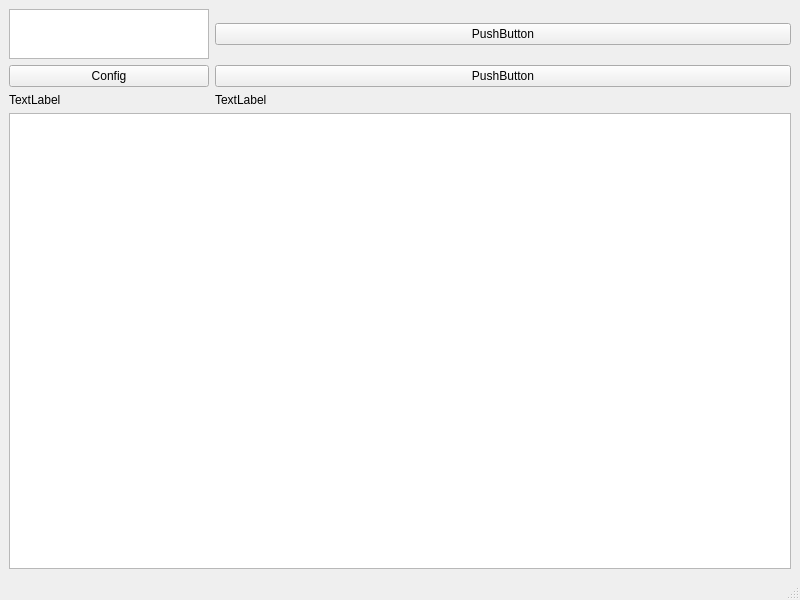
<?xml version="1.0" encoding="UTF-8"?>
<ui version="4.0">
 <class>MainWindow</class>
 <widget class="QMainWindow" name="MainWindow">
  <property name="geometry">
   <rect>
    <x>0</x>
    <y>0</y>
    <width>800</width>
    <height>600</height>
   </rect>
  </property>
  <property name="windowTitle">
   <string>MainWindow</string>
  </property>
  <widget class="QWidget" name="centralwidget">
   <layout class="QGridLayout" name="gridLayout_2">
    <item row="0" column="0">
     <layout class="QGridLayout" name="gridLayout">
      <item row="2" column="1">
       <widget class="QLabel" name="label_2">
        <property name="text">
         <string>TextLabel</string>
        </property>
       </widget>
      </item>
      <item row="0" column="1">
       <widget class="QPushButton" name="pushButton">
        <property name="text">
         <string>PushButton</string>
        </property>
       </widget>
      </item>
      <item row="3" column="0" colspan="2">
       <widget class="QListView" name="listView"/>
      </item>
      <item row="2" column="0">
       <widget class="QLabel" name="label">
        <property name="text">
         <string>TextLabel</string>
        </property>
       </widget>
      </item>
      <item row="0" column="0">
       <widget class="QTextEdit" name="textEdit">
        <property name="sizePolicy">
         <sizepolicy hsizetype="Fixed" vsizetype="Fixed">
          <horstretch>0</horstretch>
          <verstretch>0</verstretch>
         </sizepolicy>
        </property>
        <property name="minimumSize">
         <size>
          <width>20</width>
          <height>20</height>
         </size>
        </property>
        <property name="maximumSize">
         <size>
          <width>200</width>
          <height>50</height>
         </size>
        </property>
       </widget>
      </item>
      <item row="1" column="1">
       <widget class="QPushButton" name="pushButton_2">
        <property name="text">
         <string>PushButton</string>
        </property>
       </widget>
      </item>
      <item row="1" column="0">
       <widget class="QPushButton" name="pushButton_config">
        <property name="text">
         <string>Config</string>
        </property>
       </widget>
      </item>
     </layout>
    </item>
   </layout>
  </widget>
  <widget class="QMenuBar" name="menubar">
   <property name="geometry">
    <rect>
     <x>0</x>
     <y>0</y>
     <width>800</width>
     <height>21</height>
    </rect>
   </property>
  </widget>
  <widget class="QStatusBar" name="statusbar"/>
 </widget>
 <resources/>
 <connections/>
</ui>
